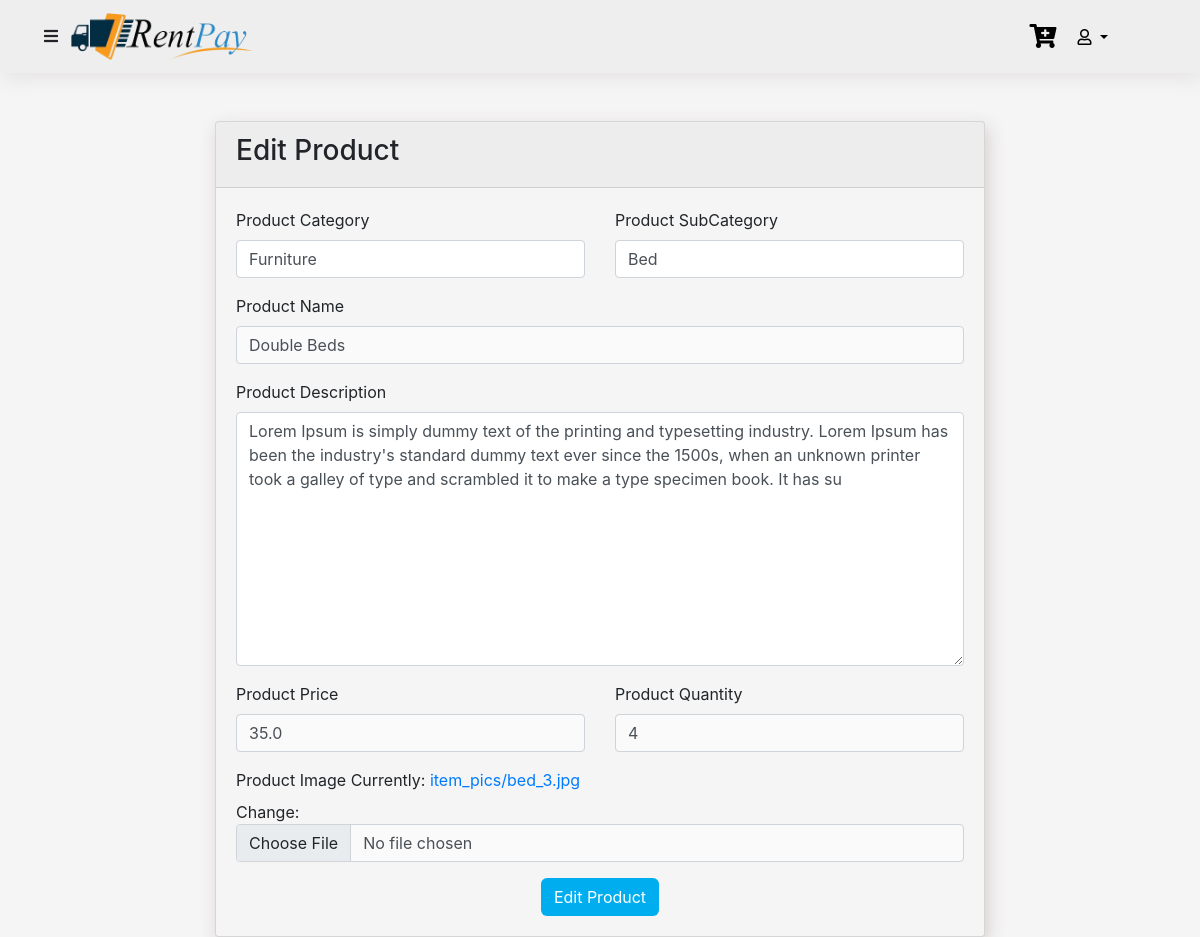
/users/update-product/1 (signed in), run on the app's committed database.
### products/models.py (models this page shows, shortened)
class Product(models.Model):
    prod_cat = models.ForeignKey(Category, null=True, blank=True, on_delete=models.CASCADE)
    prod_sub = models.ForeignKey(Sub_Category, null=True, blank=True, on_delete=models.CASCADE)
    product_name = models.CharField(max_length=255, null=True, blank=True)
    product_desc = models.TextField(max_length=255, null=True, blank=True)
    prod_img = models.ImageField(upload_to="item_pics", default="nothing.jpg")
    product_price = models.FloatField(max_length=255, null=True, blank=True)
    product_quantity = models.IntegerField(null=True, blank=True)
    timePeriod = models.IntegerField(null=True,default=1)

### products/views.py (the view)
# urls.py: path('update-product/<int:pk>',views.UpdateProduct.as_view(), name="update-product"),
class UpdateProduct(LoginRequiredMixin,UserPassesTestMixin,SuccessMessageMixin,UpdateView):
    model = Product
    template_name = 'product/product_form.html'
    form_class = ProductForm
    success_url = reverse_lazy('products:product-list-template')
    success_message = 'Product Updated Successfully'
    def test_func(self):
        if self.request.user.user_role == "Admin":
            return True
        return False

### products/forms.py
class ProductForm(ModelForm):
    class Meta:
        model = models.Product
        exclude = ["timePeriod"]

### products/models.py (called while the page is built)
    def __str__(self):
        return self.cat_name

    def __str__(self):
        return self.sub_category

### products/templates/product/product_form.html (shortened to what this page needs)
{% extends 'base.html' %}  {% block body %}
<div class="row">
    <div class="col-lg-8 mx-auto">
        <div class="card prod-card login-card">
            <div class="card-header">
                {% if form.instance.pk %}
                <h3>Edit Product</h3>
                {% else %}
                <h3>Add Product</h3> {% endif %}
            </div>
            <div class="card-body">
                <form method="post">
                    <div class="form-group">
                        <div class="row">
                            <div class="col-lg-6">
                                <label for="category">Product Category</label> {{form.prod_cat}}
                            </div>
                            <div class="col-lg-6">
                                <label for="subcategory">Product SubCategory</label> {{form.prod_sub}}
                            </div>
                        </div>
                    </div>
                    <div class="form-group">
                        <label for="name">Product Name</label> {{form.product_name}}
                    </div>
                    <div class="form-group">
                        <label for="desc">Product Description</label> {{form.product_desc}}
                    </div>
                    <div class="form-group">
                        <div class="row">
                            <div class="col-lg-6">
                                <label for="price">Product Price</label> {{form.product_price}}
                            </div>
                            <div class="col-lg-6">
                                <label for="quantity">Product Quantity</label> {{form.product_quantity}}
                            </div>
                        </div>
                    </div>
                    <div class="form-group">
                        <label for="image">Product Image</label> {{form.prod_img}}
                    </div>
                    <div class="text-center">
                        {% if form.instance.pk %}
                        <button type="submit" class="btn btn-secondary book-btn">Edit Product</button> {% else %}
                        <button type="submit" class="btn btn-primary book-btn">Add Product</button> {% endif %}
                    </div>
                </form>
            </div>
        </div>
    </div>
</div>
{% endblock %}

### static/css/style.css (style rules this page uses)
body { font-family: 'Outfit', sans-serif; background-color: #f5f5f5 !important; }
.login-card { background-color: #f5f5f5 !important; box-shadow: 3px 6px 18px rgb(230, 228, 228) !important; border: 1px solid transparent; }
.prod-card { box-shadow: 3px 6px 18px rgb(215, 205, 205) !important; }
input { background-color: #fafafa !important; }
.book-btn { background-color: #00aeef !important; color: white !important; border: 1px solid transparent !important; border-radius: 6px !important; }

### data on the page
Product: prod_cat "Furniture", prod_sub "Bed", product_name "Double Beds", product_desc "Lorem Ipsum is simply dummy text of the printing and typesetting industry. Lorem Ipsum has been the industry's standard dummy text ever since the 1500s, when an unknown printer took a galley of type and scrambled it to make a type specimen book. It has su", product_price "35.0", product_quantity "4"
